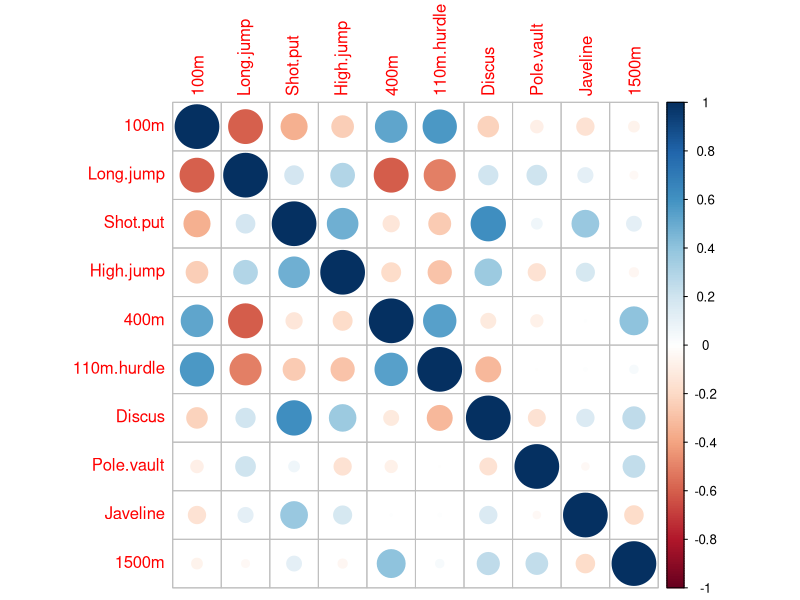
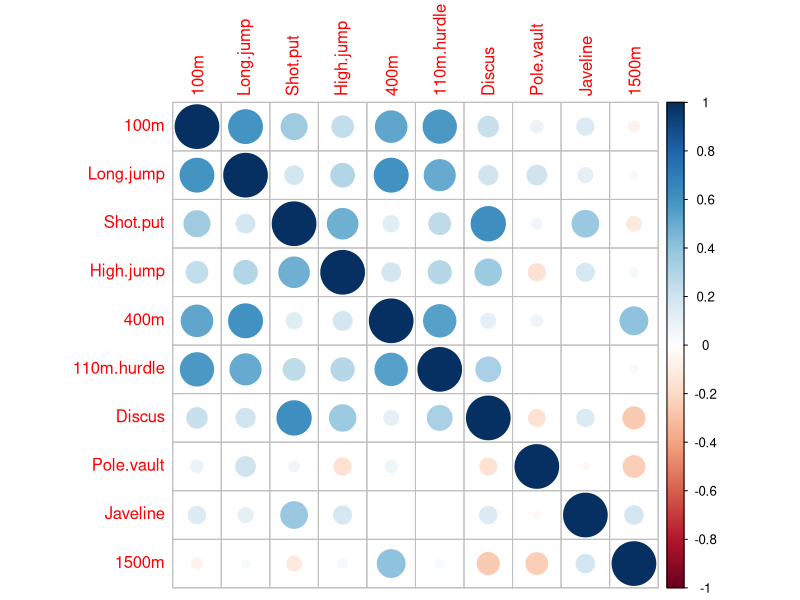
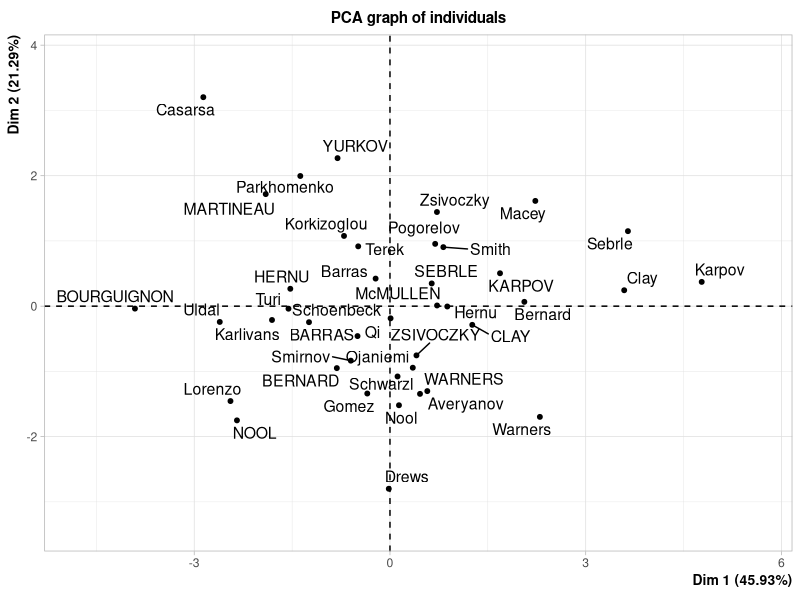
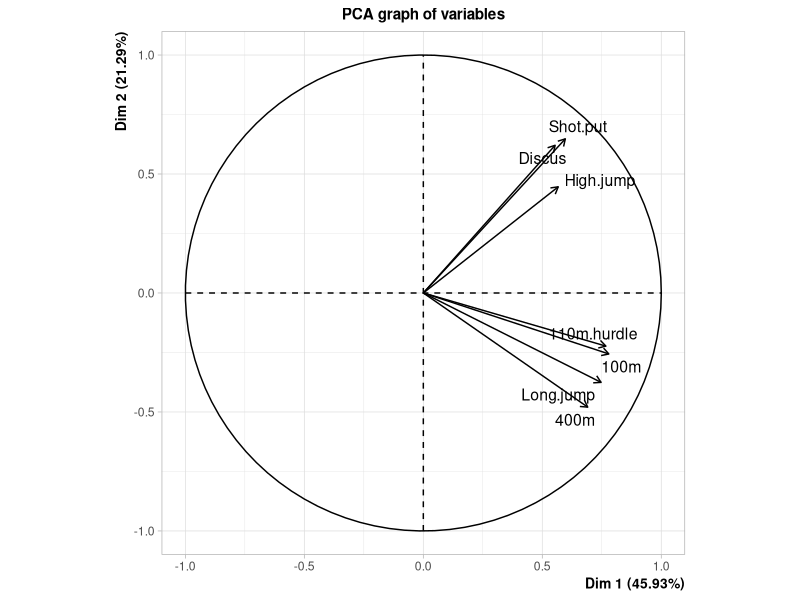
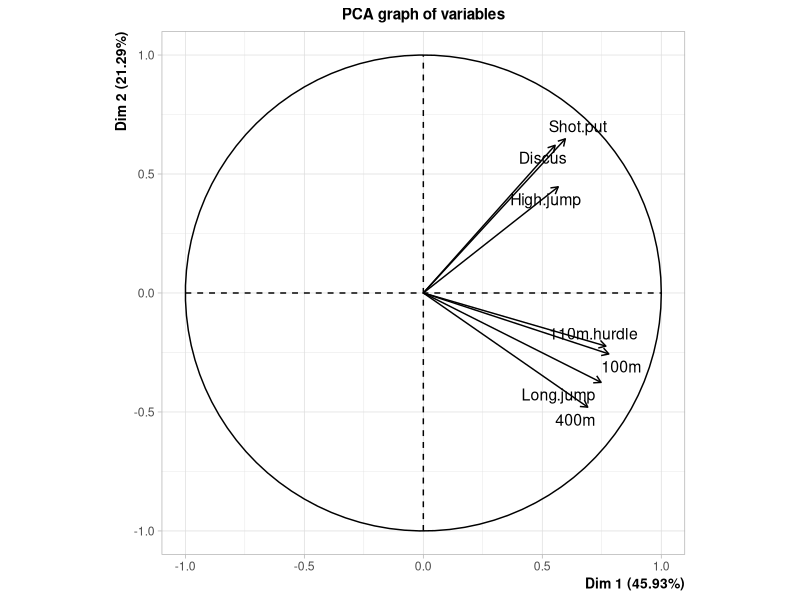

The R source for these figures, in order: (Note: this script raises an error after producing the figures.)
############################# PART 4

library(lmtest)
library(car)
library(FactoMineR)
library(corrplot)
library(psych)

data(decathlon)

# 1) Define a PCA for the decathlon dataset and discuss why the model you own works well (or not) looking
# the variables chart. We recommend using FactoMineR package to do this analysis. Interpret variables and
# individuals charts to understand the relations between the different variables of interest and individuals
# scores on the dimensions

# As the variable "Competition" is not numerical, we can not use it for the PCA
# so we remove it from the dataset.
data <- decathlon[, -13]
# As we only want to use the values that are related with a discipline, and as
# point is not related with a specific discipline: we remove it.
data <- data[, -12]
# As we want to predict the variable "Rank, it would make no sense to use it in
# the prediciont model, for this reason, we elimnate it.
data <- data[, -11]

# Next we normalize and center the date of the remaining colums
normalized_data <- as.data.frame(scale(data))

# Correlation matrix check
correlation_matrix <- cor(normalized_data)
corrplot(correlation_matrix, method = "circle")

# Looking at the correlation matrix, we can see the problem. Some discipilness
# have positivly correlated while others are negativly correlate. To adress
# this, we change the directions of negative ones.
normalized_data$`100m` <- max(normalized_data$`100m`) - normalized_data$`100m`
normalized_data$`400m` <- max(normalized_data$`400m`) - normalized_data$`400m`
normalized_data$`110m.hurdle` <- max(normalized_data$`110m.hurdle`) - normalized_data$`110m.hurdle`
normalized_data$`1500m` <- max(normalized_data$`1500m`) - normalized_data$`1500m`

correlation_matrix <- cor(normalized_data)
corrplot(correlation_matrix, method = "circle")

# After the transformations all the variables follow the same direction.

# Before starting the PCA analysis we have to check that the data fullfill
# sphericity.
# We can check sphericity using Bartlett test. Bartlett uses the correlation
# matrix and the dimension of the data.
n <- nrow(normalized_data)
cortest.bartlett(correlation_matrix, n)

# As the p-value (1.15685e-10) < 0.05 we have enough evidence to reject the
# null hypothesys so the assumption of correlation between features is
# fulfilled

# Before performing the PCA we will check which Principal Components (PCs) we should
# use with KMO test. The Kaiser-Meyer-Olkin (KMO) represents the degree to which
# each observed variable is predicted by the other variables in the
# dataset and with this indicates the suitability for factor analysis.
kmo <- function(x)
{
  x <- subset(x, complete.cases(x))       # Omit missing values
  r <- cor(x)                             # Correlation matrix
  r2 <- r^2                               # Squared correlation coefficients
  i <- solve(r)                           # Inverse matrix of correlation matrix
  d <- diag(i)                            # Diagonal elements of inverse matrix
  p2 <- (-i/sqrt(outer(d, d)))^2          # Squared partial correlation coefficients
  diag(r2) <- diag(p2) <- 0               # Delete diagonal elements
  KMO <- sum(r2)/(sum(r2)+sum(p2))
  MSA <- colSums(r2)/(colSums(r2)+colSums(p2))
  return(list(KMO = KMO, MSA = MSA))
}

# KMO with normalized data
kmo(normalized_data)

# As the values are still very low we will remove the variable with the low KMO
# in order to improve the model.
# First we remove pole.vault
normalized_data <- normalized_data[, -8]
kmo(normalized_data)

# As the KMO is still low we remove 1500m
normalized_data <- normalized_data[, -9]
kmo(normalized_data)

# As the KMO is still low we remove javeline
normalized_data <- normalized_data[, -8]
kmo(normalized_data)

# With a KMO value of 0.74 we can state that this is a reasonable model to
# perform a PCA

pca <- PCA(normalized_data)
plot(pca, choix = "var")

# Looking at the PCA we can state that:
# 1 - The variable have a strong relation with the first dimensino which is
#     explaining over 51% of the variance of the data.
# 2 - It seems that the first two components are enough to explain the variance
#     of the data overall

# In order to know how many PC are significant for the
# analysis of the variance of the data.

names(eigenvalues) <- colnames(normalized_data) # OTODO: check na
print(eigenvalues)

# As we can see through the eigenvalues, only 100 meters and long jump have a
# value higher than 1, so, we can conclude that these two PCs
# are enough to explain the variance of the data.

# Moreover, we want to visually check the conclusion using the Scree Plot
par(mfrow = c(1, 2))
plot(pca$eig[, 2],
     type = "b",
     ylab = "Proportion of variance explained")
plot(pca$eig[, 3],
     type = "b",
     ylim = c(0, max(pca$eig[, 3])),
     ylab = "Cumulative Proportion of variance explained")
par(mfrow = c(1, 1))

# Moreover, we want to know in which component are the variables explained the
# most. We can see it through the cosen of the models.
pca$var$cos2

# As we can see the vast majority (6 out of 7) of the variables is more
# explained by the first PC. Except 'shot.put' and 'discus'
# which are better explained by the second dimension. This could be related
# to the fact that the disciplines are similar (both involves thrusting an
# object) and measure the score in meter.

# 2) Now we are going to continue with PC regression. We want
#    to construct a linear regression model to predict the points of each
#    athlete. To do so you must
#    First  decide  the  number  of  principal  components  to  be  included
#    in  the  regression  as  independent  variables. Justify your answer.
#    Check the assumptions of the regression model.
#    Is the prediction accurate enough?

# As in the prvious section we have concluded that the first two principal
# components (100m and Long.jumo) are enough to explain the variance of
# the data.
# We will perform the linerar model with these two PC as independent
# variables.

model <- lm(decathlon$Points ~ decathlon$`100m` + decathlon$Long.jump)
summary(model) # adjusted R square 0.6035

# Homosedasticity
bptest(model)
# Adjusted R-squared: 0.638

# Normality of residuals
plot(model, 2)
shapiro.test(model$residuals)
# In this case the p-val(0.4211)>0.05 so we have enough evidence for accepting
# the null hypothesis, the assumption of normality in the residuals is
# fulfilled.
# Both from the Q-Q plot and from shapiro we can conclude that the residuals
# are normally distributed.

# No multicolinearity
vif(model)
# The correlation between 100m and Long.jump is 1.55864, we can state that the
# assumption of not multicolinearity between the independent variables
# (100m and Long.jump) is fulfilled

# Independence of errors
# We can use DurbinWatson test to verify the independence of errors
dwtest(model)
# The test yields a DW value equal to 1.70 means which confirms the independence
# of errors

# Let's verify how good is the model.extract(

# First we verify it graphically how good the model is by using a visual
# analysis
predictions <- predict(model, decathlon)

# Create a plot
plot(decathlon$Points,
     predictions,
     xlab = "Actual Rank",
     ylab = "Predicted Rank",
     main = "Actual vs Predicted Prices")
abline(0, 1)

# Create a residuals vs fitted values plot
plot(fitted(model),
     residuals(model) / decathlon$Points * 100,
     xlab = "Fitted Values",
     ylab = "Residuals (in %)",
     main = "Residuals vs Fitted Values",
     ylim = c(-6, 6))
abline(h = 0, lty = 2)

# From the plot of Residual vs Fitted Values we can see that all the values are
# within a 6% of erro which means that the model is accurate.
